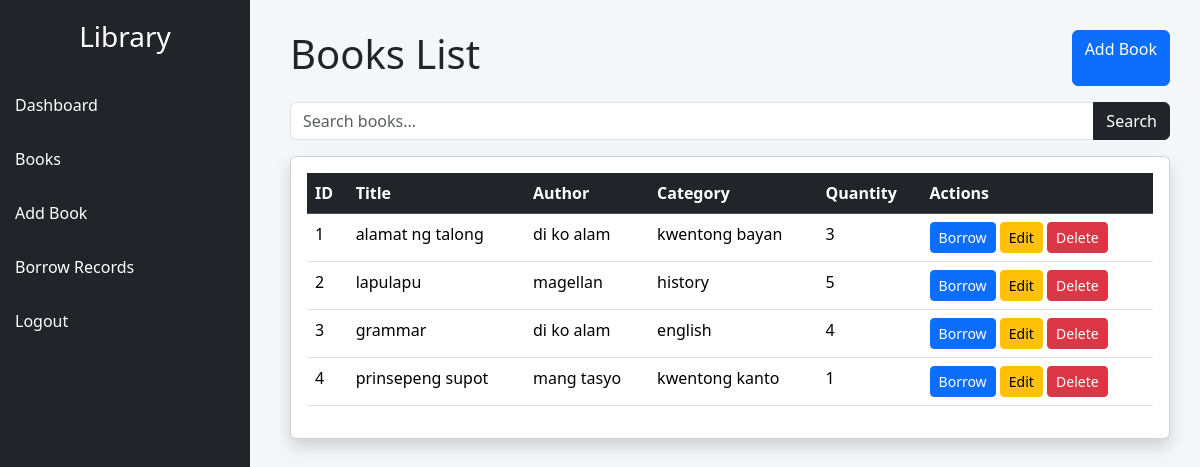
The page /books (signed in) on the database as committed earlier.
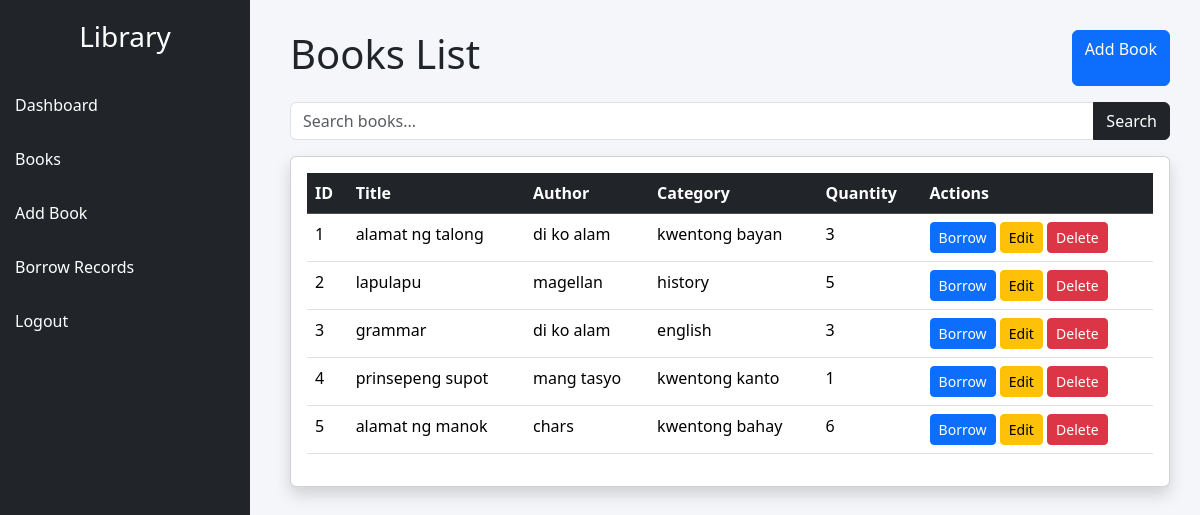
The same page on the database as committed later.
### tables this page shows
CREATE TABLE books (
    id INTEGER PRIMARY KEY AUTOINCREMENT,
    title TEXT NOT NULL,
    author TEXT NOT NULL,
    category TEXT NOT NULL,
    quantity INTEGER NOT NULL
);

### app.py (the view)
@app.route('/books')
@login_required
def books():
    search = request.args.get('search', '')
    conn = sqlite3.connect('database.db')
    cursor = conn.cursor()
    cursor.execute("""
    SELECT * FROM books
    WHERE title LIKE ?
    """, ('%' + search + '%',))
    books = cursor.fetchall()
    conn.close()
    return render_template(
        'books.html',
        books=books
    )

### app.py (called while the page is built)
def login_required(f):
    @wraps(f)
    def decorated_function(*args, **kwargs):
        if 'user' not in session:
            return redirect('/login')
        return f(*args, **kwargs)
    return decorated_function

### templates/books.html (shortened to what this page needs)
<!DOCTYPE html>
<html>
<head>
    <link href="https://cdn.jsdelivr.net/npm/bootstrap@5.3.3/dist/css/bootstrap.min.css" rel="stylesheet">
</head>
<body>
<div class="sidebar">
    <h3 class="text-white text-center mb-4">
        Library
    </h3>
    <a href="/">Dashboard</a>
    <a href="/books">Books</a>
    <a href="/add_book">Add Book</a>
    <a href="/borrow_records">Borrow Records</a>
    <a href="/logout">Logout</a>
</div>
<div class="content">
    <div class="d-flex justify-content-between mb-3">
        <h1>Books List</h1>
        <a href="/add_book" class="btn btn-primary">
            Add Book
        </a>
    </div>
    <form method="GET" class="mb-3">
        <div class="input-group">
            <input
                type="text"
                name="search"
                class="form-control"
                placeholder="Search books..."
            >
            <button class="btn btn-dark">
                Search
            </button>
        </div>
    </form>
    <div class="card shadow p-3">
        <table class="table table-hover">
            <thead class="table-dark">
                <tr>
                    <th>ID</th>
                    <th>Title</th>
                    <th>Author</th>
                    <th>Category</th>
                    <th>Quantity</th>
                    <th>Actions</th>
                </tr>
            </thead>
            <tbody>
                {% for book in books %}
                <tr>
                    <td>{{ book[0] }}</td>
                    <td>{{ book[1] }}</td>
                    <td>{{ book[2] }}</td>
                    <td>{{ book[3] }}</td>
                    <td>{{ book[4] }}</td>
                    <td>
                        <a
                           href="/borrow_book/{{ book[0] }}"
                           class="btn btn-primary btn-sm"
                        >
                           Borrow
                        </a>
                        <a
                            href="/edit_book/{{ book[0] }}"
                            class="btn btn-warning btn-sm"
                        >
                            Edit
                        </a>
                        <a
                            href="/delete_book/{{ book[0] }}"
                            class="btn btn-danger btn-sm"
                            onclick="return confirm('Delete this book?')"
                        >
                            Delete
                        </a>
                    </td>
                </tr>
                {% endfor %}
            </tbody>
        </table>
    </div>
</div>
</body>
</html>

### templates/books.html (style rules this page uses)
body { background:#f4f6f9; }
.sidebar { width:250px; height:100vh; background:#212529; position:fixed; padding-top:20px; }
.sidebar a { color:white; display:block; padding:15px; text-decoration:none; }
.content { margin-left:260px; padding:30px; }

Rows that differ between the two databases and show on the page:
changed books "grammar": quantity "4" → "3"
added books: id "5", title "alamat ng manok", author "chars", category "kwentong bahay", quantity "6"
